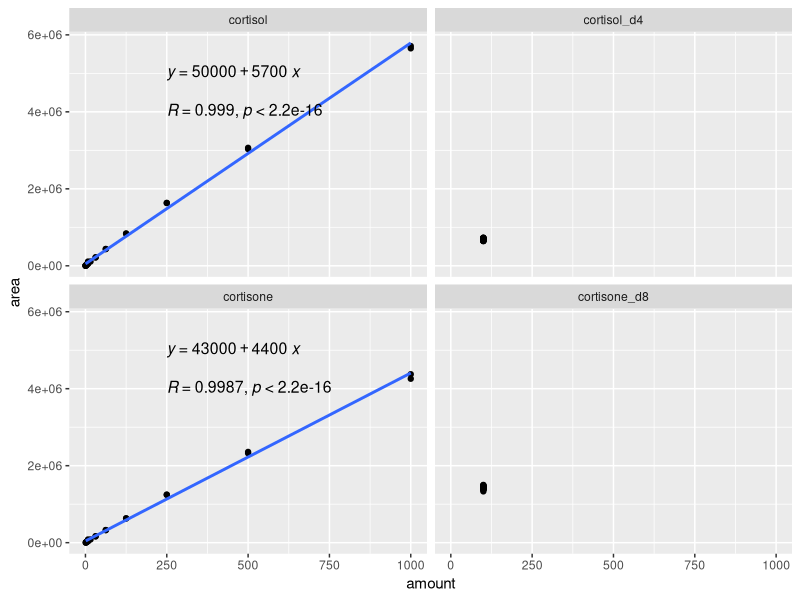

This figure's R source: (Note: this script raises an error after producing the figure.)
################################################################################
################################SET UP##########################################
################################################################################

#Load libraries
library(tidyverse)
library(ggpubr)

#Load in data
data = read_csv("./data/raw_data/solids_removal.csv")
metadata = read_csv("./data/raw_data/sample_list.csv")


#Make area numeric
data = data %>% mutate(area = as.numeric(area))

#Separate standards from samples
stds = data %>% filter(sample_description == "Std Bracket Sample") 
samples = data %>% filter(sample_description != "Std Bracket Sample")

################################################################################
###########################STANDARD CURVES######################################
################################################################################

#Take a quick look to know what we're expecting
stds %>%
  ggplot(aes(x= amount, y = area)) + 
  geom_point() + 
  geom_smooth(method = 'lm', se = FALSE, formula = y ~ x) +
  facet_wrap(~analyte) + 
  stat_cor(size = 4, label.x = 250, label.y = 4E6, r.digits = 4) +
  stat_regline_equation(size = 4, label.x = 250, label.y = 5E6) 

##The equation for cortisol should be around y = 50000 + 5700x
##The equation for cortisone should be around y = 43000 + 4400x

#Calculate standard curves by hand

##What are the LoDs for these? Based on the standard curves
#for cortisol, the LoD is ~ 0.49 ug/L
##for cortisone, the LoD is ~ 0.98 ug/L

##Pull out the names of the analytes
analytes = data.frame(unique(data$analyte))

##For now, we only have standard curves for cortisol and cortisone, pull those out
analytes =  analytes %>% filter(unique.data.analyte. == "cortisol" | unique.data.analyte. == "cortisone")

##Choose only the observations greater than the LoD 
stds_cleaned = 
  stds %>%
  filter(amount >= 0.49 & analyte == "cortisol" | amount >= 0.98 & analyte == "cortisone") %>%
  group_by(analyte, amount) %>%
  summarize(area = mean(area))

##Set up an empty data frame to store the standard curve data
std_curves = data.frame(matrix(ncol = 4, nrow = 0))

##Provide column names to the data frame
colnames(std_curves) = c('analyte', 'slope', 'intercept', 'r.squared')

##Calculate the standard curves, using area (later we will use area ratio)
##This loop will read the analyte name from the df "anaytes," and find that data in the df "stds". 
##Then, it will run a regression where y is the area and x is the specified amount.
##The code will save the slope, intercept, and the R^2 value from the linear regression into the new df "std_curves"
for(i in 1:nrow(analytes)){
  std_curves[i,1] = analytes[i,1]
  std_curves[i,2] = summary(lm(area ~ amount, na.action=na.exclude, stds_cleaned[stds_cleaned$analyte == unlist(analytes[i,]),]))$coefficients[2,1]
  std_curves[i,3] = summary(lm(area ~ amount, na.action=na.exclude, stds_cleaned[stds_cleaned$analyte == unlist(analytes[i,]),]))$coefficients[1,1]
  std_curves[i,4] = summary(lm(area ~ amount, na.action=na.exclude, stds_cleaned[stds_cleaned$analyte == unlist(analytes[i,]),]))$r.squared
}


##For now, we are going to extrapolate our values for the deuterated standards from the 
##standard curves of the cortisol and cortisone analytical standards

##Here is a code where we make a duplicate of cortisol standard curve data, and we call it cortisol-d4, 
##And make a duplicate of cortisone standard data and call it cortisol-d8
index = rep(1:nrow(std_curves), 2)
std_curves = std_curves[index,]
std_curves[1,1] = "cortisone_d8"
std_curves[2,1] = "cortisol_d4"


################################################################################
##############################PROCESS DATA######################################
################################################################################

#Calculate observed values for spike solutions and samples

spike_solutions = 
  samples %>%
  filter(sample_name == "spike_solution_1" | sample_name == "spike_solution_2") %>%
  left_join(std_curves, by = "analyte") %>% #bind the standard curves to the df "samples" 
  mutate(spike_solution.ug_L = (area-intercept)/slope) %>% #use the standard curve to calculate the observed value 
  filter(analyte == "cortisol_d4" | analyte == "cortisone_d8") %>% 
  select(sample_name, analyte, spike_solution.ug_L)

samples_cleaned =
  samples %>%
  left_join(std_curves, by = "analyte") %>% #bind the standard curves to the df "samples" 
  mutate(eluate.ug_L = (area-intercept)/slope) %>% #use the standard curve to calculate the observed value 
  filter(analyte == "cortisol_d4" | analyte == "cortisone_d8") %>% #filter out just cortisol_d8 and
  mutate(eluate.ug_L = case_when(analyte == "cortisol_d4" & eluate.ug_L < 1 ~ 0.48, TRUE ~ eluate.ug_L)) %>% #impute LoD
  mutate(eluate.ug_L = case_when(analyte == "cortisone_d8" & eluate.ug_L < 1 ~ 0.98, TRUE ~ eluate.ug_L)) %>% #impute LoD
  right_join(metadata, by = "sample_name") %>% #keep only the samples for which we have metadata
  mutate(observed.concentration.ug_L = eluate.ug_L*volume.eluate.L/volume.processed.L) %>% #calculate the observed concentration 
  left_join(spike_solutions, by = c("spike_solution" = "sample_name", "analyte")) %>% #add in spike solution data 
  mutate(expected.concentration.ug_L = spike_solution.ug_L*0.002/0.2) %>% #calculate the expected concentration for each sample
  mutate(recovery.perc = observed.concentration.ug_L/expected.concentration.ug_L*100) %>%
  mutate(sample_name = stringr::str_replace(sample_name, "positive_control", "positive.control")) %>% 
  mutate(sample_name = stringr::str_replace(sample_name, "negative_control", "negative.control")) %>% 
  separate(sample_name, into = c("treatment", "replicate"), sep = "_") %>%
  select(treatment, replicate, analyte, recovery.perc, observed.concentration.ug_L, expected.concentration.ug_L, 
         area, slope, intercept, r.squared, eluate.ug_L, volume.eluate.L, volume.processed.L,
         spike_solution.ug_L)

#The many-to-many relationship error is due to the fact that each sample has multiple analytes

#save cleaned data 
write_rds(samples_cleaned, "./data/processed_data/my.data.RDS")

################################################################################
###########################PLOT STANDARD CURVES#################################
################################################################################

#Plot the standard curves for Supplemental 
std_curves = 
  std_curves %>%
  mutate(analyte = as.factor(analyte), 
         analyte = fct_recode(analyte, "Cortisol-d4" = "cortisol_d4", "Cortisone-d8" = "cortisone_d8"))


standard_curves_plot = stds_cleaned %>%
  mutate(analyte = as.factor(analyte), 
         analyte = fct_recode(analyte, "Cortisol-d4" = "cortisol", "Cortisone-d8" = "cortisone")) %>%
  ggplot(aes(x = amount, y = area)) + 
  geom_point(aes(color = analyte)) +
  geom_smooth(method = "lm", se = FALSE, color = "black", size = 0.5) + 
  facet_wrap(~analyte) +
  geom_text(data = std_curves, 
            aes(x = 250, y = 5E6, 
                label = paste0("y = ", round(slope),"x +", round(intercept)))) +
  geom_text(data = std_curves, 
            aes(x = 250, y = 4E6, 
                label = paste0(expression(R^2), " = ", round(r.squared, digits = 3)))) +
  xlab("Amount (µg/L)") +
  ylab("Area") +
  theme_prism() + 
  scale_color_brewer(palette = "Dark2") +
  theme(legend.position = "none")


tiff('./figures/standard_curves_plot.tiff', units="in", width = 9, height = 6, res=600, compression = 'lzw', pointsize = 12)
plot(standard_curves_plot)
dev.off()